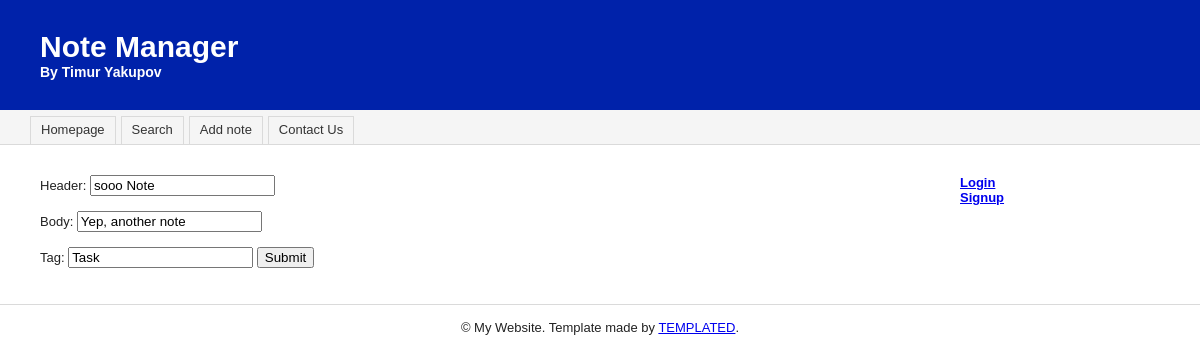
/note_manager/3/edit, run on the app's committed database.
### note_manager/models.py (models this page shows, shortened)
@python_2_unicode_compatible
class Note(models.Model):
    note_header = models.CharField(max_length=30)
    note_body = models.CharField(max_length=200)
    pub_date = models.DateTimeField('date published')
    category = models.ForeignKey(Category, on_delete=models.CASCADE)
    user = models.ForeignKey(User, on_delete=models.CASCADE)
    def was_published_recently(self):
        now = timezone.now()
        return now - datetime.timedelta(days=1) <= self.pub_date <= now
    was_published_recently.admin_order_field = 'pub_date'
    was_published_recently.boolean = True
    was_published_recently.short_description = 'Published recently?'

@python_2_unicode_compatible
class Category(models.Model):
    category_name = models.CharField(max_length=30)
    def __str__(self):
        return self.category_name

### note_manager/views.py (the view)
# urls.py: url(r'^(?P<pk>[0-9]+)/edit$', views.edit_view, name='edit'),
def edit_view(request, pk):
    elem = get_object_or_404(Note, id=pk)
    if request.method == 'POST':
        head = request.POST['aheader']
        body = request.POST['body']
        tag = request.POST['tag']
        selected_tag = Category.objects.filter(category_name=tag)
        if not selected_tag:
            selected_tag = Category(category_name=tag)
            selected_tag.save()
        else:
            selected_tag = selected_tag[0]
        if not request.is_ajax():
            elem.note_header = head
            elem.note_body = body
            elem.category = selected_tag
            elem.save()
            return redirect('/note_manager/' + pk + '/')
    else:
        return render(request, 'note_manager/edit.html', {'note': elem})

### note_manager/templates/note_manager/Edit.html (shortened to what this page needs)
{% extends 'note_manager/base.html' %}
{% block content %}
<form action="" method="post">
    <label for="aheader">Header: </label>
    <input id="aheader" type="text" name="aheader" value="{{note.note_header}}">
    <br>
    <br>
    <label for="body">Body: </label>
    <input id="body" type="text" name="body" value="{{note.note_body}}">
    <br>
    <br>
    <label for="tag">Tag: </label>
    <input id="tag" type="text" name="tag" value="{{note.category}}">
    <input type="submit" value="Submit"/>
</form>
<br>
{% endblock %}

### note_manager/static/note_manager/style.css (style rules this page uses)
* { margin: 0px; }
body { font-family: verdana, helvetica, sans-serif; font-size: 13px; padding: 0px; background-color: #ffffff; color: #222222; }

### data on the page
Note: aheader "sooo Note", body "Yep, another note", tag "Task"
